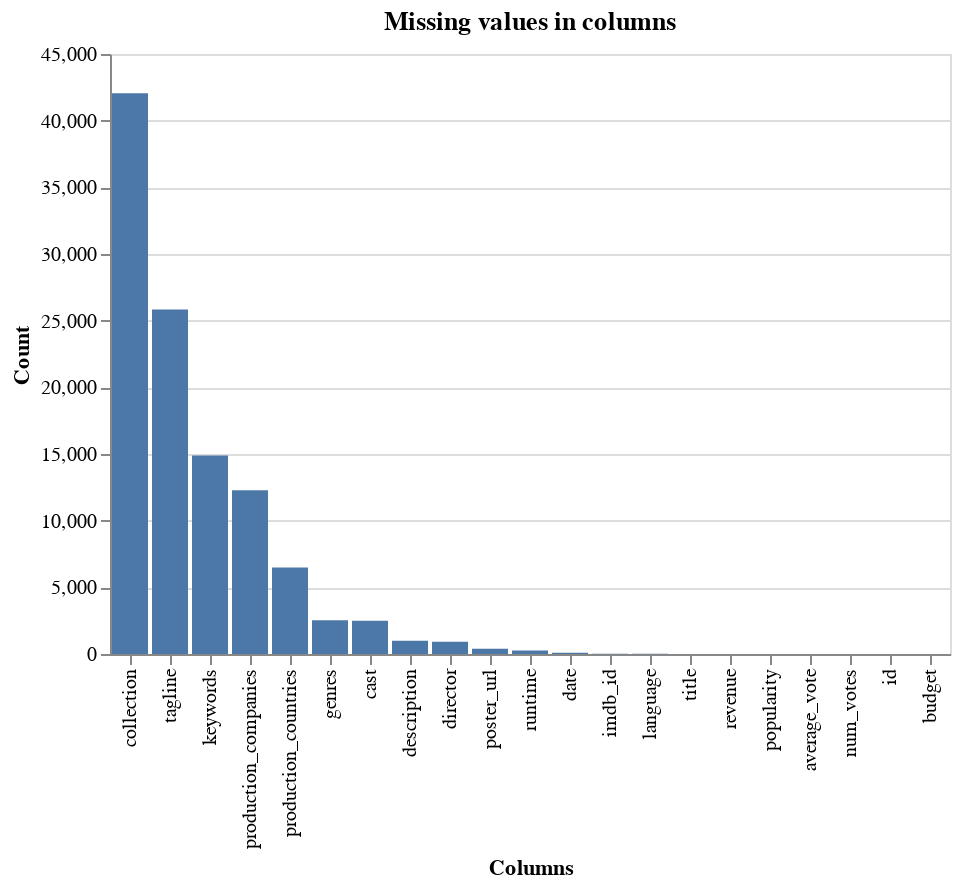

Notebook code for this chart:
### Markdown cell above
Plotting number of missing values per column:

### Code cell
missing = movies.isna().sum(axis=0).reset_index(name="count")

alt.Chart(missing, title="Missing values in columns").mark_bar().encode(
    x=alt.X(
        "index:N",
        title="Columns",
        sort=alt.SortField(field="count", order="descending"),
    ),
    y=alt.Y("count:Q", title="Count"),
)

### Figure 1 — Vega-Lite specification as saved in the notebook (floating-point values rounded to 4 significant figures)
{"config": {"view": {"continuousWidth": 400, "continuousHeight": 300}}, "data": {"name": "data-1a9988f1c75b9b609ce96d9dcae253ef"}, "mark": "bar", "encoding": {"x": {"type": "nominal", "field": "index", "sort": {"field": "count", "order": "descending"}, "title": "Columns"}, "y": {"type": "quantitative", "field": "count", "title": "Count"}}, "title": "Missing values in columns", "$schema": "https://vega.github.io/schema/vega-lite/v4.8.1.json", "datasets": {"data-1a9988f1c75b9b609ce96d9dcae253ef": [{"index": "id", "count": 0}, {"index": "title", "count": 4}, {"index": "tagline", "count": 25845}, {"index": "description", "count": 995}, {"index": "genres", "count": 2524}, {"index": "keywords", "count": 14889}, {"index": "date", "count": 88}, {"index": "collection", "count": 42054}, {"index": "runtime", "count": 268}, {"index": "revenue", "count": 4}, {"index": "budget", "count": 0}, {"index": "director", "count": 917}, {"index": "cast", "count": 2491}, {"index": "production_companies", "count": 12282}, {"index": "production_countries", "count": 6496}, {"index": "popularity", "count": 4}, {"index": "average_vote", "count": 4}, {"index": "num_votes", "count": 4}, {"index": "language", "count": 11}, {"index": "imdb_id", "count": 17}, {"index": "poster_url", "count": 399}]}}
